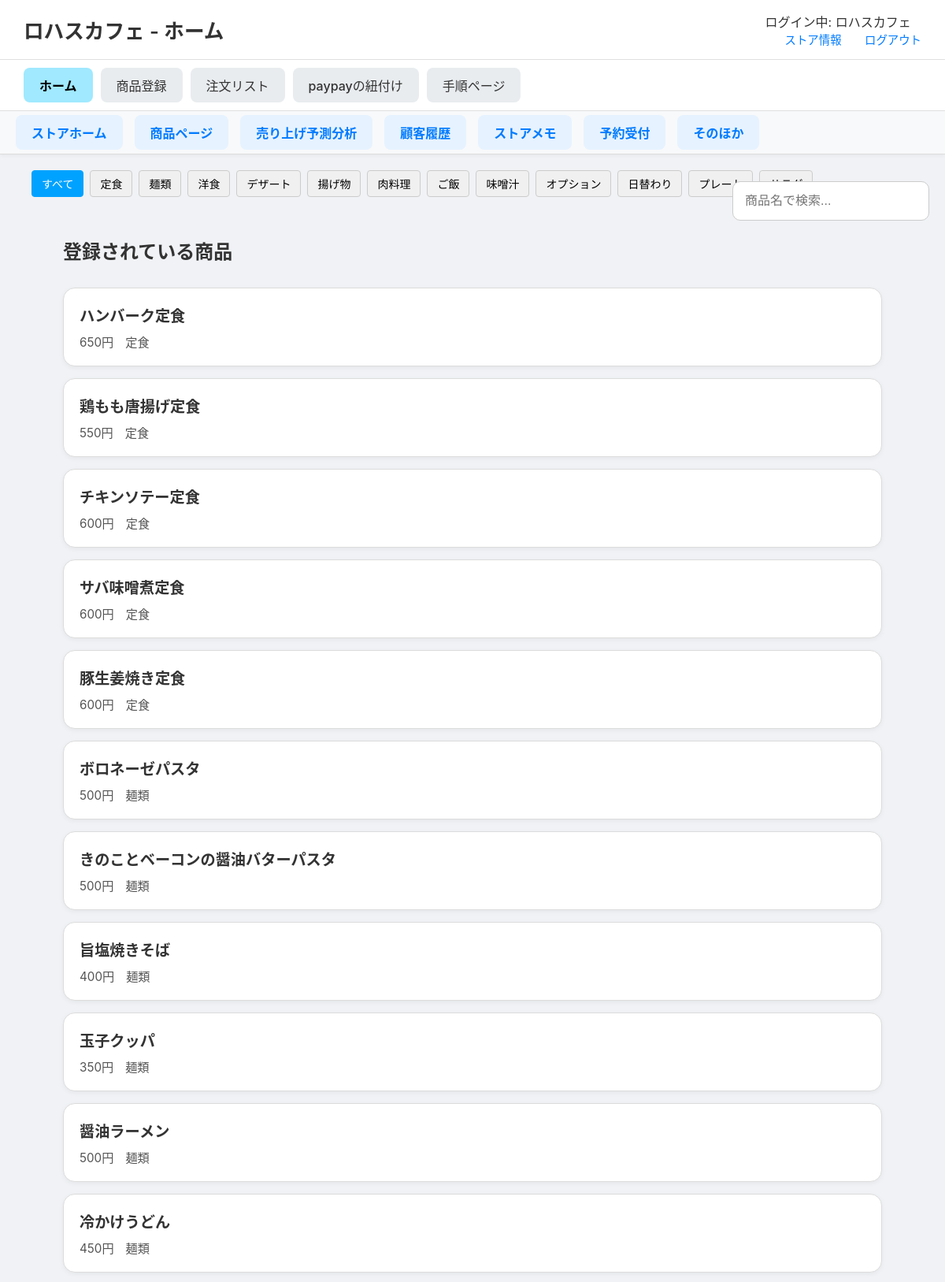
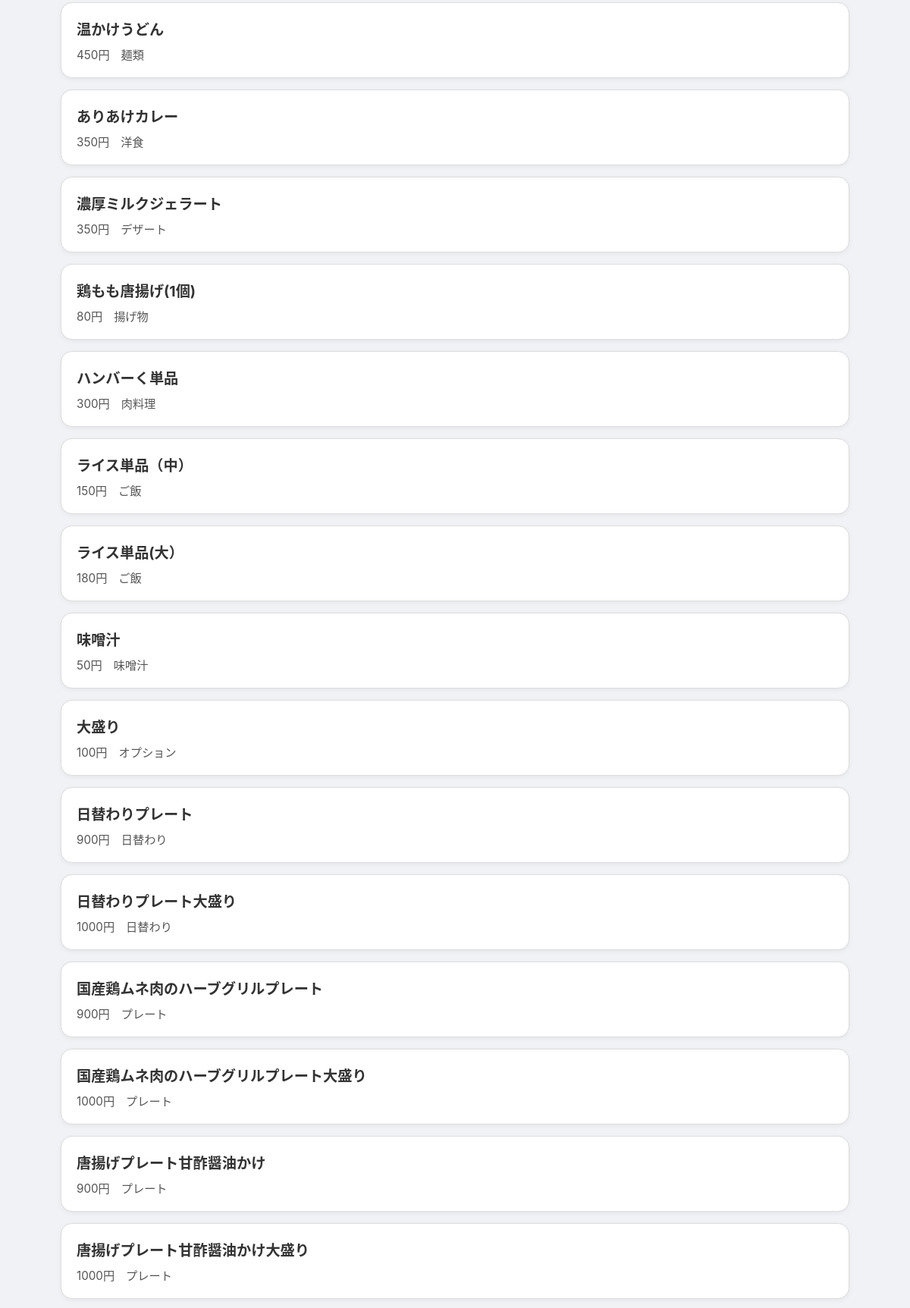
/stores_home_relation/store_home_menu (signed in, upper part), run on the app's committed database (2 pictures, top to bottom).
### tables this page shows
CREATE TABLE menus (
    menu_id INTEGER PRIMARY KEY AUTOINCREMENT,
    store_id INTEGER, -- NOT NULL制約を削除し、NULLを許容
    menu_name TEXT NOT NULL,
    category TEXT NOT NULL,
    price INTEGER NOT NULL,
    soldout INTEGER NOT NULL DEFAULT 0,
    FOREIGN KEY (store_id) REFERENCES store(store_id)
);

### routes/stores_home_relation/stores_home_relation.py (the view)
@stores_home_relation_bp.route('/store_home_menu')
def store_home_menu():
    if 'store_id' not in session:
        flash("ログインしてください")
        return redirect(url_for('store.store_login'))
    store_name = session.get('store_name', 'ゲスト')
    store_id = session.get('store_id')
    conn = get_db_connection()
    cur = conn.cursor()
    cur.execute("SELECT menu_name, price, category, soldout FROM menus WHERE store_id = ?", (store_id,))
    menus = cur.fetchall()
    menu_items = conn.execute("SELECT menu_id, menu_name, category, price FROM menus WHERE store_id = ? AND soldout = 0", (store_id,)).fetchall()
    categories = conn.execute("""SELECT DISTINCT category FROM menus WHERE store_id = ? AND soldout = 0""", (store_id,)).fetchall()
    categories = [row['category'] for row in categories if row['category']]  # Noneを除外
    conn.close()
    return render_template('stores_home_relation/store_home_menu.html', store_name=store_name, menus=menus,menu_items=menu_items, categories=categories)

### routes/stores_home_relation/stores_home_relation.py (called while the page is built)
def get_db_connection():
    db_path = os.path.join(os.path.dirname(__file__), '..', '..', 'app.db')
    conn = sqlite3.connect(db_path)
    conn.row_factory = sqlite3.Row  # 行を辞書形式で取得
    return conn

### templates/stores_home_relation/store_home_menu.html (shortened to what this page needs)
<!DOCTYPE html>
<html lang="ja">
<head>
    <link rel="stylesheet" href="{{ url_for('static', filename='css/stores_detail.css') }}">
</head>
<body>
        <header class="site-header">
            <h1>{{ store_name }} - ホーム</h1>
            <div class="header-links">
                <div class="store-name">ログイン中: {{ store_name if store_name else 'ゲスト' }}</div>
                <a href="{{ url_for('stores_detail.store_info') }}">ストア情報</a>
                <a href="{{ url_for('general.explamation') }}">ログアウト</a>
            </div>
        </header>
    <nav class="main-nav">
        <ul>
            <li><a href="{{ url_for('stores_detail.store_home') }}" class="active">ホーム</a></li>
            <li><a href="{{ url_for('stores_detail.menu_registration') }}">商品登録</a></li>
            <li><a href="{{ url_for('stores_detail.order_list') }}">注文リスト</a></li>
            <li><a href="{{ url_for('stores_detail.paypay_linking') }}">paypayの紐付け</a></li>
            <li><a href="{{ url_for('stores_detail.procedure') }}">手順ページ</a></li>
        </ul>
    </nav>
    <div class="sub-navigation">
        <a href="{{ url_for('stores_detail.store_home') }}" class="shortcut-link">ストアホーム</a>
        <a href="{{ url_for('stores_home_relation.store_home_menu') }}" class="shortcut-link">商品ページ</a>
        <a href="{{ url_for('stores_home_relation.store_analysis') }}" class="shortcut-link">売り上げ予測分析</a>
        <a href="{{ url_for('stores_home_relation.store_customer_history') }}" class="shortcut-link">顧客履歴</a>
        <a href="{{ url_for('stores_home_relation.store_memo') }}" class="shortcut-link">ストアメモ</a>
        <a href="{{ url_for('stores_home_relation.store_reservation') }}" class="shortcut-link">予約受付</a>
        <a href="{{ url_for('stores_home_relation.store_other') }}" class="shortcut-link">そのほか</a>
    </div>
    <main class="main-content">
        <div class="category-buttons">
            <button class="category-btn" data-category="all">すべて</button>
            {% for cat in categories %}
                <button class="category-btn" data-category="{{ cat }}">{{ cat }}</button>
            {% endfor %}
        </div>
        <div class="sidebar">
            <input type="search" id="menu-search" placeholder="商品名で検索..." />
        </div>
        <div class="main-content">
            <h2>登録されている商品</h2>
            {% if menus %}
            <ul class="menu-list">
                {% for menu in menus %}
                <li class="menu-item menu-card" data-menu-id="{{ menu['menu_id'] }}">
                    <div class="menu-name item-name">{{ menu['menu_name'] }}</div>
                    <div class="menu-info">
                        <span class="price">{{ menu['price'] }}円</span>
                        <span class="category item-category">{{ menu['category'] or '未分類' }}</span>
                    </div>
                </li>
                {% endfor %}
            </ul>
            {% else %}
            <p>登録されている商品がありません。</p>
            {% endif %}
        </div>
    </main>
</body>
</html>

### static/css/stores_detail.css (style rules this page uses)
body { font-family: -apple-system, BlinkMacSystemFont, "Segoe UI", Roboto, "Hiragino Sans", "Noto Sans CJK JP", "Yu Gothic", sans-serif; margin: 0; background-color: #f0f2f5; color: #333; }
.site-header { display: flex; justify-content: space-between; align-items: center; padding: 15px 30px; background-color: #ffffff; border-bottom: 1px solid #e0e0e0; }
.site-header h1 { font-size: 1.6em; margin: 0; font-weight: 600; }
.header-links a { margin-left: 25px; text-decoration: none; color: #007bff; font-size: 0.9em; font-weight: 500; }
.main-nav { background-color: #ffffff; padding: 10px 30px; border-bottom: 1px solid #e0e0e0; box-shadow: 0 2px 4px rgba(0,0,0,0.05); }
.main-nav ul { display: flex; list-style: none; margin: 0; padding: 0; gap: 10px; }
.main-nav a { display: block; padding: 10px 20px; text-decoration: none; color: #333; background-color: #e9ecef; border-radius: 8px; font-weight: 500; transition: background-color 0.2s; }
.main-nav a.active { background-color: #a0e9ff; color: #000; font-weight: bold; }
.main-content { padding: 20px 40px 40px 40px; }
.sub-navigation { display: flex; justify-content: flex-start; gap: 15px; background-color: #f8f9fa; padding: 5px 20px; border-bottom: 1px solid #ddd; box-shadow: 0 2px 4px rgba(0,0,0,0.04); position: sticky; top: 0; z-index: 1000; }
.shortcut-link { text-decoration: none; color: #007bff; font-weight: bold; font-size: 1em; background-color: #e6f2ff; padding: 10px 20px; border-radius: 8px; transition: background-color 0.2s; }
.menu-list { list-style: none; padding: 0; margin-top: 30px; }
.menu-item { background-color: #ffffff; border: 1px solid #dcdcdc; border-radius: 15px; padding: 20px; margin-bottom: 15px; box-shadow: 0 2px 6px rgba(0,0,0,0.05); }
.menu-name { font-size: 1.2em; font-weight: bold; margin-bottom: 8px; }
.menu-info { font-size: 0.95em; color: #555; display: flex; gap: 15px; flex-wrap: wrap; }
.sidebar { position: absolute; right: 20px; top: 230px; z-index: 100; width: 250px; }
.sidebar input[type="search"] { width: 100%; padding: 15px; font-size: 1.0em; border: 1px solid #ccc; border-radius: 10px; box-sizing: border-box; }
.category-buttons { display: flex; justify-content: flex-start; gap: 8px; flex-wrap: wrap; margin-bottom: 10px; }
.category-btn { padding: 6px 12px; border: 1px solid #ccc; background-color: #f0f0f0; cursor: pointer; border-radius: 4px; font-size: 14px; user-select: none; transition: background-color 0.3s ease; }
.category-btn:hover, .category-btn.active { background-color: #00a2ff; color: white; border-color: #00a2ff; }

### data on the page
menus: menu_name "ハンバーク定食", price "650", category "定食"
menus: menu_name "鶏もも唐揚げ定食", price "550", category "定食"
menus: menu_name "チキンソテー定食", price "600", category "定食"
menus: menu_name "サバ味噌煮定食", price "600", category "定食"
menus: menu_name "豚生姜焼き定食", price "600", category "定食"
menus: menu_name "ボロネーゼパスタ", price "500", category "麺類"
menus: menu_name "きのことベーコンの醤油バターパスタ", price "500", category "麺類"
menus: menu_name "旨塩焼きそば", price "400", category "麺類"
menus: menu_name "玉子クッパ", price "350", category "麺類"
menus: menu_name "醤油ラーメン", price "500", category "麺類"
menus: menu_name "冷かけうどん", price "450", category "麺類"
menus: menu_name "温かけうどん", price "450", category "麺類"
menus: menu_name "ありあけカレー", price "350", category "洋食"
menus: menu_name "濃厚ミルクジェラート", price "350", category "デザート"
menus: menu_name "鶏もも唐揚げ(1個)", price "80", category "揚げ物"
menus: menu_name "ハンバーく単品", price "300", category "肉料理"
menus: menu_name "ライス単品（中）", price "150", category "ご飯"
menus: menu_name "ライス単品(大）", price "180", category "ご飯"
menus: menu_name "味噌汁", price "50", category "味噌汁"
menus: menu_name "大盛り", price "100", category "オプション"
menus: menu_name "日替わりプレート", price "900", category "日替わり"
menus: menu_name "日替わりプレート大盛り", price "1000", category "日替わり"
menus: menu_name "国産鶏ムネ肉のハーブグリルプレート", price "900", category "プレート"
menus: menu_name "国産鶏ムネ肉のハーブグリルプレート大盛り", price "1000", category "プレート"
menus: menu_name "唐揚げプレート甘酢醤油かけ", price "900", category "プレート"
menus: menu_name "唐揚げプレート甘酢醤油かけ大盛り", price "1000", category "プレート"

### other printed values
{{ store_name }} "ロハスカフェ"
{{ store_name if store_name else 'ゲスト' }} "ロハスカフェ"
{{ cat }} "定食" "麺類" "洋食" "デザート" "揚げ物" "肉料理" "ご飯" "味噌汁" "オプション" "日替わり" "プレート"
